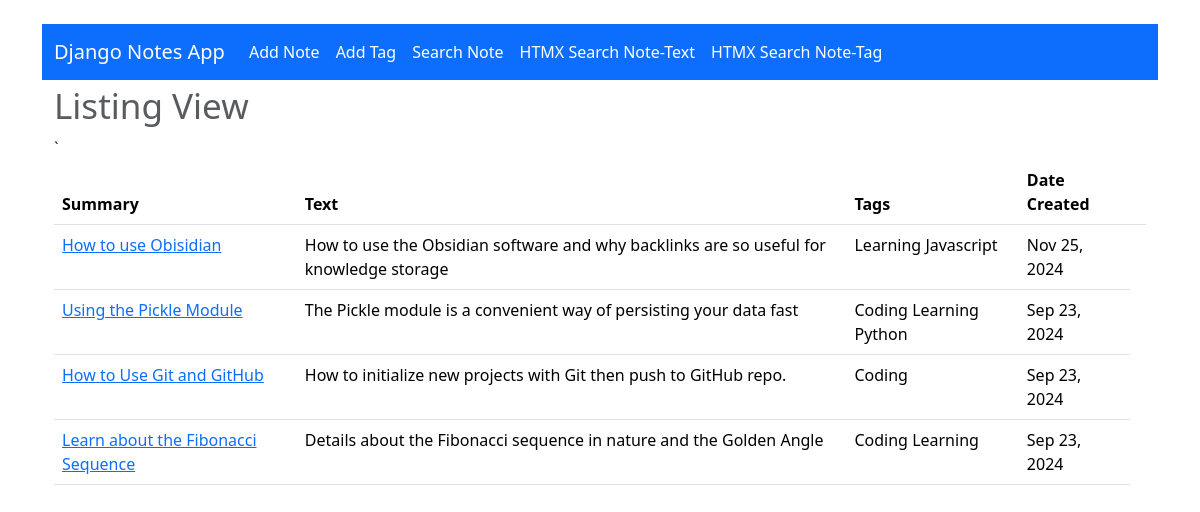
The page / on the database its author committed.
### notes/models.py (models this page shows, shortened)
class Note(models.Model):
    summary=models.CharField(max_length=128)
    text=models.CharField(max_length=255)
    tags = models.ManyToManyField(Tag, blank=True)
    date_created = models.DateTimeField(auto_now=True)
    class Meta:
        ordering = ["date_created"]

class Tag(models.Model):
    tag=models.CharField(max_length=255, unique=True)
    def __str__(self):
        return self.tag

### notes/views.py (the view)
# urls.py: path('', views.index, name="index"),
def index(request):
	notes = Note.objects.prefetch_related("tags").order_by('-date_created') # order_by not needed since order in Model Meta field
	context = {'notes':notes}
	return render(request, 'notes/index.html', context)

### notes/templates/notes/index.html
{% extends "notes/base.html" %}
{% block content %}
<div class="container">
    <h1><small class="text-muted">Listing View</small></h1>
</div>
<div class="container">
    <table class="table">
        <thead>
            <tr>
                <th>Summary</th>`
                <th>Text</th>
                <th>Tags</th>
                <th>Date Created</th>
                <th></th>
            </tr>
        </thead>
        <tbody>
            {% for note in notes %}
            <tr>
                <td><a href="{% url 'detail_note' note.id %}"> {{ note.summary }} </a></td>
                <td>{{ note.text }}</td>
                <td>
                    {% for tag in note.tags.all %}
                        {{ tag }}
                    {% endfor %}
                </td>
                <td>{{ note.date_created | date:"M j, Y"}}</td>
            </tr>
            {% endfor %}
        </tbody>
    </table>
</div>
{% endblock content %}

### notes/templates/notes/base.html (shortened to what this page needs)
<!DOCTYPE html>
<html>
    <head>
        <link href="https://cdn.jsdelivr.net/npm/bootstrap@5.3.3/dist/css/bootstrap.min.css" rel="stylesheet">
        <link rel="stylesheet" href="">
      </head>
    <body>
      <div class="container" >
        <br>
      <nav class="navbar navbar-expand-lg bg-primary" data-bs-theme="dark">
        <div class="container-fluid">
          <a class="navbar-brand" href="{% url 'index' %}">Django Notes App</a>
          <div class="collapse navbar-collapse" id="navbarSupportedContent">
            <ul class="navbar-nav me-auto mb-2 mb-lg-0">
              <li class="nav-item">
                <a class="nav-link active" href="{% url 'create_note' %}">Add Note</a>
              </li>
              <li class="nav-item">
              <a class="nav-link active" href="{% url 'create_tag' %}">Add Tag</a>
              </li>
              <li class="nav-item">
                <a class="nav-link active" href="{% url 'search_note' %}">Search Note</a>
              </li>
              <li class="nav-item">
                <a class="nav-link active" href="{% url 'h_search_note_text' %}">HTMX Search Note-Text</a>
              </li>
              <li class="nav-item">
                <a class="nav-link active" href="{% url 'h_search_note_tag' %}">HTMX Search Note-Tag</a>
              </li>
            </ul>
          </div>
        </div>
      </nav>
{% block content %}{% endblock %}
</div>
    </body>
</html>

### rows shown on the page
Note: summary "How to use Obisidian", text "How to use the Obsidian software and why backlinks are so useful for knowledge storage", date_created "Nov 25, 2024"
Tag: tag "Learning"
Tag: tag "Javascript"
Note: summary "Using the Pickle Module", text "The Pickle module is a convenient way of persisting your data fast", date_created "Sep 23, 2024"
Tag: tag "Coding"
Tag: tag "Python"
Note: summary "How to Use Git and GitHub", text "How to initialize new projects with Git then push to GitHub repo.", date_created "Sep 23, 2024"
Note: summary "Learn about the Fibonacci Sequence", text "Details about the Fibonacci sequence in nature and the Golden Angle", date_created "Sep 23, 2024"
